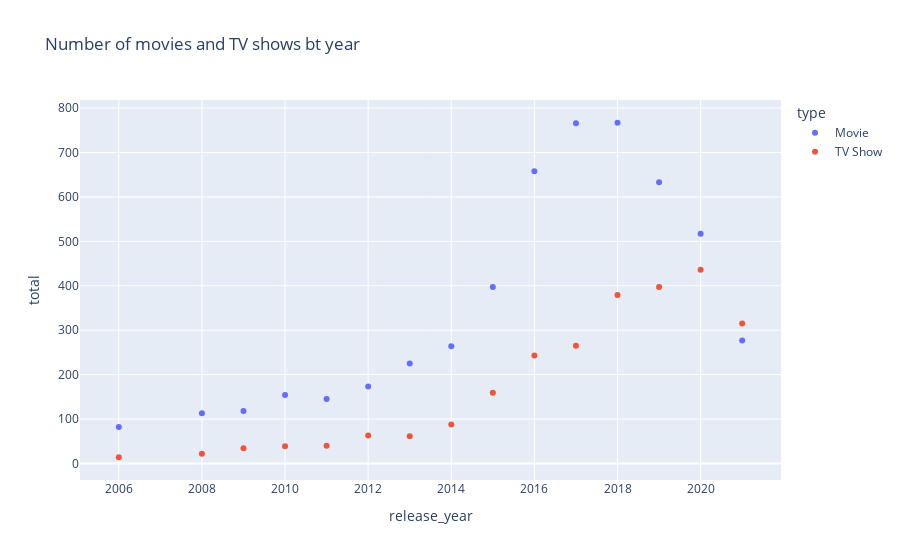

Notebook source saved alongside this figure:
### Code cell
px.scatter(count_subset, x='release_year', y='total', color="type" ,title='Number of movies and TV shows bt year')

### Figure 1 — Plotly figure (JSON) as saved in the notebook; plotly's stock layout.template omitted (floating-point values rounded to 4 significant figures)
{"data": [{"hovertemplate": "type=Movie<br>release_year=%{x}<br>total=%{y}<extra></extra>", "legendgroup": "Movie", "marker": {"color": "#636efa", "symbol": "circle"}, "mode": "markers", "name": "Movie", "orientation": "v", "showlegend": true, "type": "scatter", "x": [2006, 2008, 2009, 2011, 2010, 2012, 2013, 2014, 2015, 2021, 2016, 2020, 2019, 2017, 2018], "xaxis": "x", "y": [82, 113, 118, 145, 154, 173, 225, 264, 397, 277, 658, 517, 633, 766, 767], "yaxis": "y"}, {"hovertemplate": "type=TV Show<br>release_year=%{x}<br>total=%{y}<extra></extra>", "legendgroup": "TV Show", "marker": {"color": "#EF553B", "symbol": "circle"}, "mode": "markers", "name": "TV Show", "orientation": "v", "showlegend": true, "type": "scatter", "x": [2006, 2008, 2009, 2011, 2010, 2012, 2013, 2014, 2015, 2021, 2016, 2020, 2019, 2017, 2018], "xaxis": "x", "y": [14, 22, 34, 40, 39, 63, 61, 88, 159, 315, 243, 436, 397, 265, 379], "yaxis": "y"}], "layout": {"legend": {"title": {"text": "type"}, "tracegroupgap": 0}, "title": {"text": "Number of movies and TV shows bt year"}, "xaxis": {"anchor": "y", "domain": [0, 1], "title": {"text": "release_year"}}, "yaxis": {"anchor": "x", "domain": [0, 1], "title": {"text": "total"}}}}
